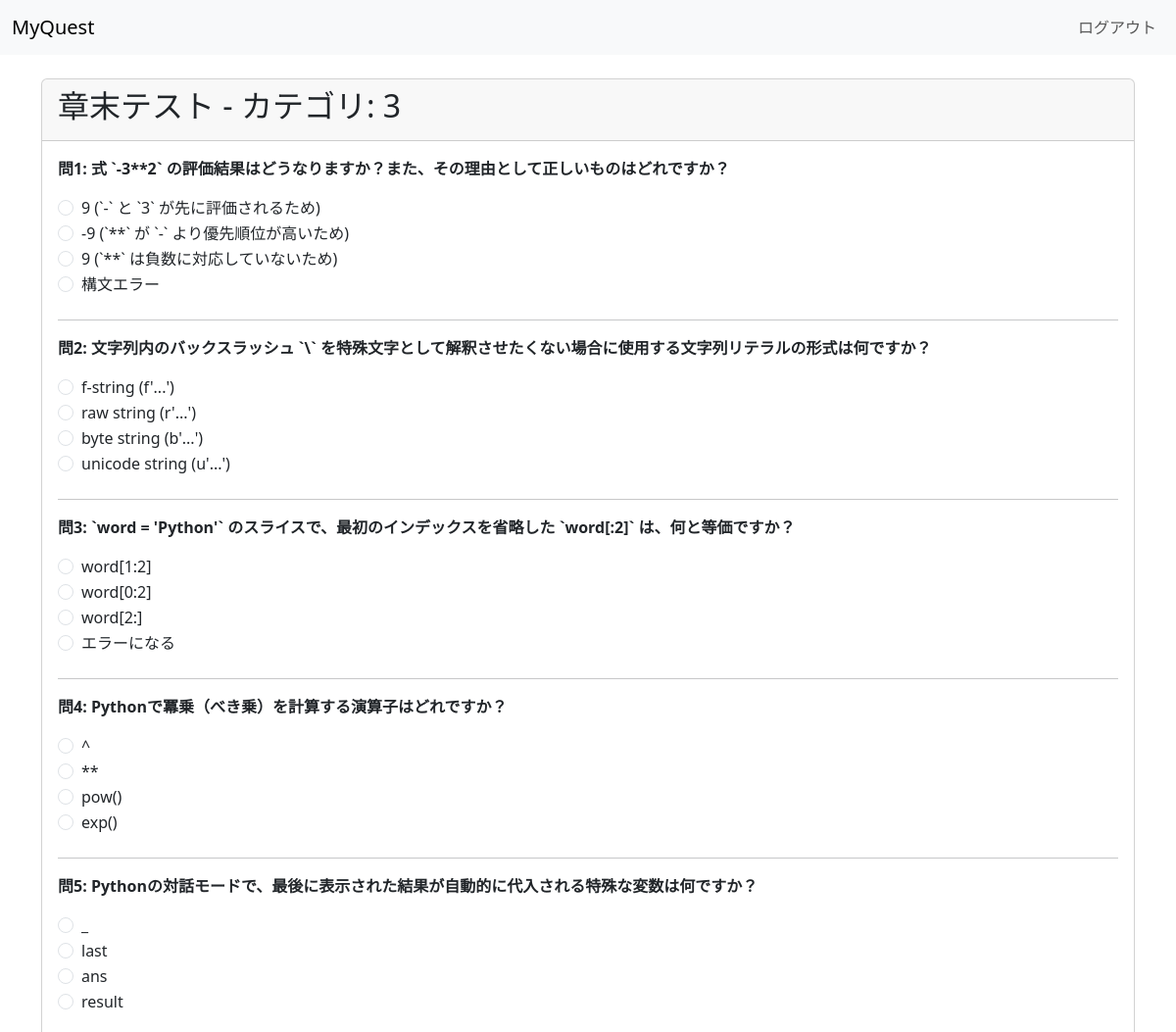
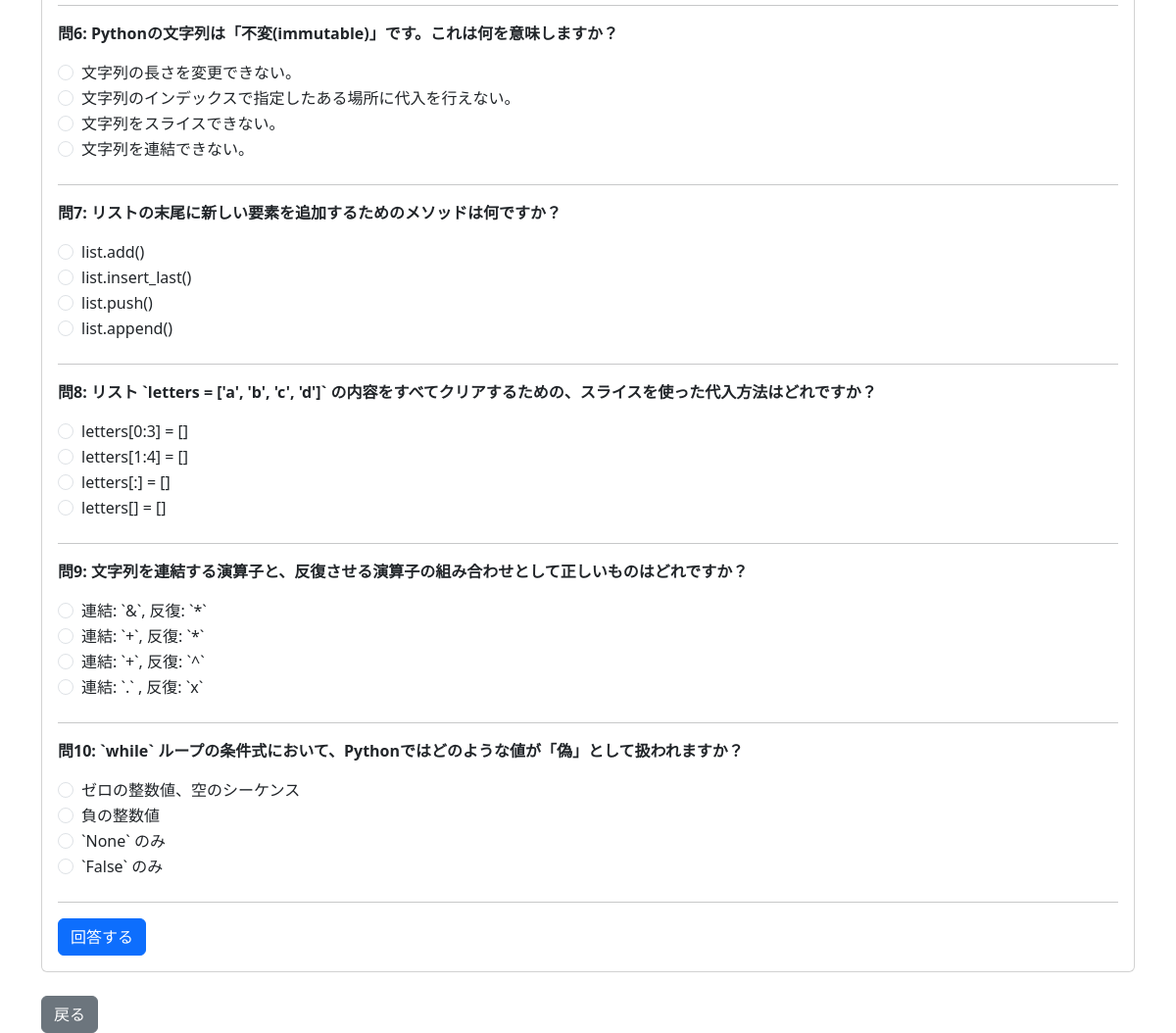
The app's page /section_test/3 (signed in) with its own data (2 pictures, top to bottom).
### model.py (models this page shows)
class Question(db.Model):
    __tablename__ = "questions"
    id = db.Column(db.Integer, primary_key=True)
    question = db.Column(db.String(300), nullable=False)
    choice1 = db.Column(db.String(200))
    choice2 = db.Column(db.String(200))
    choice3 = db.Column(db.String(200))
    choice4 = db.Column(db.String(200))
    correct = db.Column(db.Integer)
    category = db.Column(db.String(50)) # section / practiceなど
    hint = db.Column(db.String(500))
    url = db.Column(db.String(500))
    results = db.relationship('QuizResult', backref='question', lazy=True) # Add relationship

### app.py (the view)
@app.route("/section_test/<category>")
def section_test(category):
    if "user" not in session:
        return redirect("/")
    try:
        num_questions = int(request.args.get("num_questions", 10))
    except (ValueError, TypeError):
        num_questions = 10 # 無効な値の場合はデフォルトの10問
    q_list = Question.query.filter_by(category=category).all()
    if not q_list:
        return f"カテゴリ「{category}」の問題がDBにありません"
    num_to_sample = min(len(q_list), num_questions)
    q_list = random.sample(q_list, num_to_sample)
    return render_template("section_test.html", questions=q_list, category_name=category)

### templates/section_test.html (shortened to what this page needs)
<!DOCTYPE html>
<html>
<head>
    <link href="https://cdn.jsdelivr.net/npm/bootstrap@5.3.0-alpha1/dist/css/bootstrap.min.css" rel="stylesheet">
</head>
<body>
    <nav class="navbar navbar-expand-lg navbar-light bg-light">
        <div class="container-fluid">
            <a class="navbar-brand" href="#">MyQuest</a>
            <div class="collapse navbar-collapse" id="navbarNav">
                <ul class="navbar-nav ms-auto">
                    <li class="nav-item">
                        <a class="nav-link" href="/logout">ログアウト</a>
                    </li>
                </ul>
            </div>
        </div>
    </nav>
    <div class="container mt-4">
        <div class="card">
            <div class="card-header">
                <h2>章末テスト - カテゴリ: {{ category_name }}</h2>
            </div>
            <div class="card-body">
                {% if results %}
                    <h3>テスト結果</h3>
                    <div class="alert alert-info">
                        <h4>正解数: {{ score }} / {{ total }} 問</h4>
                        <h4>正解率: {{ percentage }}%</h4>
                    </div>
                    <p>お疲れ様でした！結果は以下の通りです。</p>
                    <hr>
                    {% for res in results %}
                    <div class="mb-4 p-3 {% if res.is_correct %}result-correct{% else %}result-incorrect{% endif %}">
                        <p class="card-text fw-bold">問{{ loop.index }}: {{ res.question.question }}</p>
                        <p>あなたの回答:
                            <span class="{% if not res.is_correct %}user-answer-incorrect{% endif %}">
                                {{ res.user_choice_text }}
                            </span>
                        </p>
                        {% if not res.is_correct %}
                            <p>正解: <span class="correct-answer-text">{{ res.correct_choice_text }}</span></p>
                        {% endif %}
                        <div class="mt-3">
                            {% if res.question.hint %}
                                <p><b>解説:</b> {{ res.question.hint }}</p>
                            {% endif %}
                            {% if res.question.url %}
                                <p><b>参考URL:</b> <a href="{{ res.question.url }}" target="_blank">{{ res.question.url }}</a></p>
                            {% endif %}
                        </div>
                    </div>
                    {% endfor %}
                {% else %}
                    <form action="{{ url_for('submit_section_test') }}" method="post">
                        {% for q_obj in questions %}
                        <div class="mb-4">
                            <p class="card-text fw-bold">問{{ loop.index }}: {{ q_obj.question }}</p>
                            <div class="form-check">
                                <input type="radio" class="form-check-input" name="answer_{{ q_obj.id }}" value="1" id="q{{ q_obj.id }}-choice1" required>
                                <label class="form-check-label" for="q{{ q_obj.id }}-choice1">{{ q_obj.choice1 }}</label>
                            </div>
                            <div class="form-check">
                                <input type="radio" class="form-check-input" name="answer_{{ q_obj.id }}" value="2" id="q{{ q_obj.id }}-choice2">
                                <label class="form-check-label" for="q{{ q_obj.id }}-choice2">{{ q_obj.choice2 }}</label>
                            </div>
                            <div class="form-check">
                                <input type="radio" class="form-check-input" name="answer_{{ q_obj.id }}" value="3" id="q{{ q_obj.id }}-choice3">
                                <label class="form-check-label" for="q{{ q_obj.id }}-choice3">{{ q_obj.choice3 }}</label>
                            </div>
                            <div class="form-check">
                                <input type="radio" class="form-check-input" name="answer_{{ q_obj.id }}" value="4" id="q{{ q_obj.id }}-choice4">
                                <label class="form-check-label" for="q{{ q_obj.id }}-choice4">{{ q_obj.choice4 }}</label>
                            </div>
                        </div>
                        <hr>
                        {% endfor %}
                        <button type="submit" class="btn btn-primary">回答する</button>
                    </form>
                {% endif %}
            </div>
        </div>
        <div class="mt-4">
            {% if results %}
                <a href="{{ url_for('section_test', category=category_name) }}" class="btn btn-primary">次の問題</a>
                <a href="/home" class="btn btn-secondary">ホームに戻る</a>
            {% else %}
                <a href="/home" class="btn btn-secondary">戻る</a>
            {% endif %}
        </div>
    </div>
</body>
</html>

### records on screen
Question: question "式 `-3**2` の評価結果はどうなりますか？また、その理由として正しいものはどれですか？", choice1 "9 (`-` と `3` が先に評価されるため)", choice2 "-9 (`**` が `-` より優先順位が高いため)", choice3 "9 (`**` は負数に対応していないため)", choice4 "構文エラー"
Question: question "文字列内のバックスラッシュ `\\` を特殊文字として解釈させたくない場合に使用する文字列リテラルの形式は何ですか？", choice1 "f-string (f'...')", choice2 "raw string (r'...')", choice3 "byte string (b'...')", choice4 "unicode string (u'...')"
Question: question "`word = 'Python'` のスライスで、最初のインデックスを省略した `word[:2]` は、何と等価ですか？", choice1 "word[1:2]", choice2 "word[0:2]", choice3 "word[2:]", choice4 "エラーになる"
Question: question "Pythonで冪乗（べき乗）を計算する演算子はどれですか？", choice1 "^", choice2 "**", choice3 "pow()", choice4 "exp()"
Question: question "Pythonの対話モードで、最後に表示された結果が自動的に代入される特殊な変数は何ですか？", choice1 "_", choice2 "last", choice3 "ans", choice4 "result"
Question: question "Pythonの文字列は「不変(immutable)」です。これは何を意味しますか？", choice1 "文字列の長さを変更できない。", choice2 "文字列のインデックスで指定したある場所に代入を行えない。", choice3 "文字列をスライスできない。", choice4 "文字列を連結できない。"
Question: question "リストの末尾に新しい要素を追加するためのメソッドは何ですか？", choice1 "list.add()", choice2 "list.insert_last()", choice3 "list.push()", choice4 "list.append()"
Question: question "リスト `letters = ['a', 'b', 'c', 'd']` の内容をすべてクリアするための、スライスを使った代入方法はどれですか？", choice1 "letters[0:3] = []", choice2 "letters[1:4] = []", choice3 "letters[:] = []", choice4 "letters[] = []"
Question: question "文字列を連結する演算子と、反復させる演算子の組み合わせとして正しいものはどれですか？", choice1 "連結: `&`, 反復: `*`", choice2 "連結: `+`, 反復: `*`", choice3 "連結: `+`, 反復: `^`", choice4 "連結: `.` , 反復: `x`"
Question: question "`while` ループの条件式において、Pythonではどのような値が「偽」として扱われますか？", choice1 "ゼロの整数値、空のシーケンス", choice2 "負の整数値", choice3 "`None` のみ", choice4 "`False` のみ"

### other values on screen
{{ category_name }} "3"
